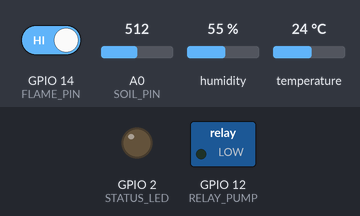
Bench run of a sketch on a simulated ESP8266 (Wemos D1 mini). Shown: switched loads named in the sketch (green lamp = pin HIGH), output pins drawn as LEDs (lit = HIGH). The inputs (shaded band) are chosen by the test bench; at power-on: A0 (SOIL_PIN) = 512, GPIO 14 (FLAME_PIN) HIGH, humidity 55 %, temperature 24 °C. WiFi joins after 1.5 s; servers stay silent unless stated; uploads are accepted with an empty reply; what the sketch prints to the serial monitor is not drawn.

Above: at 0.0 s.
At 0.6 s:
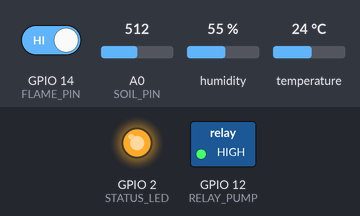
At 5.1 s:
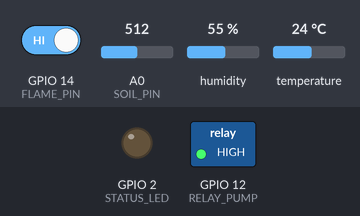
5.2 s: A0 (SOIL_PIN) set to 373
10.5 s: A0 (SOIL_PIN) set to 341
Timing chart, 0 to 13.5 s (numbered marks = the images above; inputs shaded):
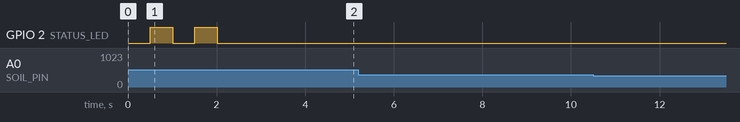

Measured:
- after the input at 5.2 s, every drawn part: stays the same
- after the input at 10.5 s, every drawn part: stays the same

The sketch:

esp8266_agriculture.ino
```cpp
/*
 * =========================================================================
 *  AgriSmart IoT - ESP8266 Agriculture Monitoring & Automated Irrigation
 * =========================================================================
 *  Microcontroller: ESP8266 (NodeMCU v1.0 / Wemos D1 Mini)
 *
 *  Sensors & Actuators Connected:
 *  1. DHT11 Sensor            -> Data Pin: GPIO 4 (D2)
 *  2. Capacitive Soil Sensor  -> Analog Out: A0
 *  3. Flame Sensor            -> Digital Out: GPIO 14 (D5)
 *  4. Water Pump 5V Relay     -> IN: GPIO 12 (D6)
 *  5. Status / Heartbeat LED  -> Builtin LED GPIO 2 (D4)
 *
 *  Libraries Required (install via Arduino Library Manager):
 *  - "DHT sensor library" by Adafruit
 *  - "Adafruit Unified Sensor"
 *  - "ArduinoJson" (v6 or v7)
 * =========================================================================
 */

#include <ESP8266WiFi.h>
#include <ESP8266HTTPClient.h>
#include <WiFiClient.h>
#include <DHT.h>
#include <ArduinoJson.h>

// ---------------------- 1. WIFI & SERVER CONFIG -------------------------
const char* WIFI_SSID     = "YOUR_WIFI_SSID";         // Replace with your WiFi name
const char* WIFI_PASSWORD = "YOUR_WIFI_PASSWORD";     // Replace with your WiFi password

// Server IP address and port where the AgriSmart webpage backend is running
// (If running on your laptop/PC on the same WiFi network, use PC's local IP e.g. 192.168.1.50)
const char* SERVER_HOST   = "192.168.1.100";
const int   SERVER_PORT   = 3000;
const char* TELEMETRY_URL = "/api/esp8266/telemetry";

// ---------------------- 2. PIN DEFINITIONS ------------------------------
#define DHTPIN        4     // D2 on NodeMCU (GPIO 4)
#define DHTTYPE       DHT11 // DHT 11 sensor model

#define SOIL_PIN      A0    // Analog Input A0 for Capacitive Soil Moisture
#define FLAME_PIN     14    // D5 on NodeMCU (GPIO 14)
#define RELAY_PUMP    12    // D6 on NodeMCU (GPIO 12) - Active LOW / HIGH Relay
#define STATUS_LED    2     // D4 (Builtin Blue LED, Active LOW)

// Soil Calibration Values (Tune these according to your sensor dry vs water immersion)
const int AIR_VALUE   = 790;  // Raw ADC in completely dry air (~0% moisture)
const int WATER_VALUE = 360;  // Raw ADC submerged in water (~100% moisture)

// ---------------------- 3. OBJECTS & GLOBALS ----------------------------
DHT dht(DHTPIN, DHTTYPE);
unsigned long lastSendTime = 0;
const unsigned long SEND_INTERVAL_MS = 3000; // Send telemetry every 3 seconds

void setup() {
  Serial.begin(115200);
  delay(500);
  Serial.println("\n\n========================================");
  Serial.println("  AgriSmart IoT - ESP8266 Node Initializing");
  Serial.println("========================================");

  // Initialize Pins
  pinMode(FLAME_PIN, INPUT);
  pinMode(RELAY_PUMP, OUTPUT);
  pinMode(STATUS_LED, OUTPUT);

  // Default pump state = OFF (Relay OFF: HIGH for Active-LOW relays)
  digitalWrite(RELAY_PUMP, HIGH);
  digitalWrite(STATUS_LED, HIGH); // LED OFF

  // Start DHT
  dht.begin();

  // Connect to WiFi
  connectWiFi();
}

void loop() {
  // Check WiFi status and reconnect if dropped
  if (WiFi.status() != WL_CONNECTED) {
    connectWiFi();
  }

  // Periodic Telemetry Send
  unsigned long currentMillis = millis();
  if (currentMillis - lastSendTime >= SEND_INTERVAL_MS) {
    lastSendTime = currentMillis;
    readSensorsAndSync();
  }

  // Immediate Flame Detection Interrupt / Safety Check
  int flameState = digitalRead(FLAME_PIN);
  if (flameState == LOW) { // Most flame sensor modules pull LOW on flame detection
    Serial.println("⚠️ [FIRE WARNING] Flame detected locally by sensor!");
  }
}

// ----------------- WIFI CONNECTION HELPER -------------------------------
void connectWiFi() {
  Serial.print("Connecting to WiFi: ");
  Serial.println(WIFI_SSID);

  WiFi.mode(WIFI_STA);
  WiFi.begin(WIFI_SSID, WIFI_PASSWORD);

  int attempts = 0;
  while (WiFi.status() != WL_CONNECTED && attempts < 30) {
    delay(500);
    Serial.print(".");
    digitalWrite(STATUS_LED, !digitalRead(STATUS_LED)); // Blink while connecting
    attempts++;
  }

  if (WiFi.status() == WL_CONNECTED) {
    digitalWrite(STATUS_LED, LOW); // Solid ON when connected
    Serial.println("\n✅ WiFi Connected Successfully!");
    Serial.print("ESP8266 IP Address: ");
    Serial.println(WiFi.localIP());
    Serial.print("Signal Strength (RSSI): ");
    Serial.print(WiFi.RSSI());
    Serial.println(" dBm");
  } else {
    Serial.println("\n❌ Failed to connect to WiFi. Retrying in background...");
  }
}

// ----------------- SENSOR READING & HTTP POST ---------------------------
void readSensorsAndSync() {
  // 1. Read DHT11 Temperature & Humidity
  float humidity = dht.readHumidity();
  float temperature = dht.readTemperature();

  // Fallback if sensor fails
  if (isnan(humidity) || isnan(temperature)) {
    Serial.println("⚠️ Failed to read from DHT sensor!");
    temperature = 25.0;
    humidity = 60.0;
  }

  // 2. Read Capacitive Soil Moisture Sensor (A0)
  int rawSoil = analogRead(SOIL_PIN);
  // Map raw analog value to 0-100% moisture
  float soilMoisturePercent = map(rawSoil, AIR_VALUE, WATER_VALUE, 0, 100);
  soilMoisturePercent = constrain(soilMoisturePercent, 0.0, 100.0);

  // 3. Read Flame Sensor (D5) - active LOW on common modules
  int flameRaw = digitalRead(FLAME_PIN);
  bool flameDetected = (flameRaw == LOW);

  // 4. Print to Serial Monitor
  Serial.println("----------------------------------------------");
  Serial.printf("Temp: %.1f °C | Humidity: %.1f %% | Soil: %.1f %% (Raw: %d) | Flame: %s\n",
                temperature, humidity, soilMoisturePercent, rawSoil, flameDetected ? "🔥 YES!" : "Normal");

  // 5. Build JSON Payload
  StaticJsonDocument<256> doc;
  doc["temperature"]   = temperature;
  doc["humidity"]      = humidity;
  doc["soilMoisture"]  = soilMoisturePercent;
  doc["soilRaw"]       = rawSoil;
  doc["flame"]         = flameDetected ? 1 : 0;
  doc["ip"]            = WiFi.localIP().toString();

  String jsonPayload;
  serializeJson(doc, jsonPayload);

  // 6. Send HTTP POST to AgriSmart Backend
  if (WiFi.status() == WL_CONNECTED) {
    WiFiClient client;
    HTTPClient http;

    String endpoint = String("http://") + SERVER_HOST + ":" + SERVER_PORT + TELEMETRY_URL;
    http.begin(client, endpoint);
    http.addHeader("Content-Type", "application/json");

    int httpCode = http.POST(jsonPayload);

    if (httpCode > 0) {
      String response = http.getString();
      Serial.printf("📡 HTTP Response [%d]: %s\n", httpCode, response.c_str());

      // Parse Server Response to control Pump Relay!
      StaticJsonDocument<300> respDoc;
      DeserializationError error = deserializeJson(respDoc, response);

      if (!error && respDoc.containsKey("pumpControl")) {
        int relayState = respDoc["pumpControl"]["relayState"]; // 1 = ON, 0 = OFF
        const char* stateText = respDoc["pumpControl"]["pumpStateText"];

        // Control Relay Pin (Active LOW relay: LOW = ON, HIGH = OFF)
        if (relayState == 1) {
          digitalWrite(RELAY_PUMP, LOW);  // Turn Water Pump ON
          Serial.println("💧 WATER PUMP IS: [ ON ]");
        } else {
          digitalWrite(RELAY_PUMP, HIGH); // Turn Water Pump OFF
          Serial.println("⛔ WATER PUMP IS: [ OFF ]");
        }
      }
    } else {
      Serial.printf("❌ HTTP POST failed, error: %s\n", http.errorToString(httpCode).c_str());
    }

    http.end();
  }
}
```
